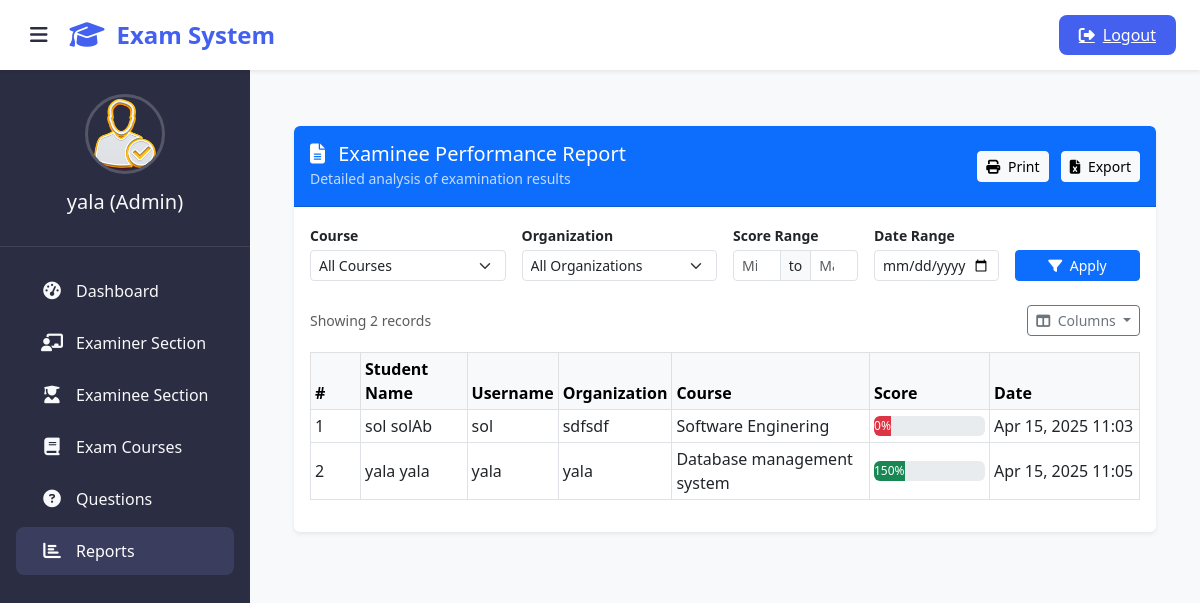
Page /admin-report (signed in) on the earlier database version.
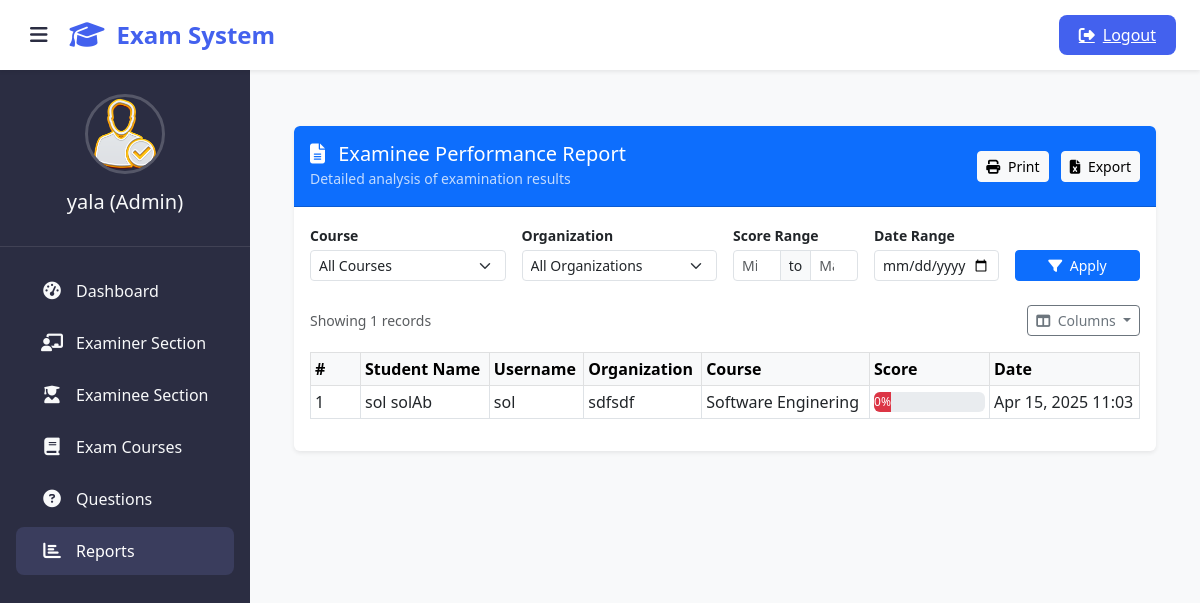
Same page on the later database version.
### exam/models.py (models this page shows, shortened)
class Result(models.Model):
    student = models.ForeignKey(Student,on_delete=models.CASCADE)
    exam = models.ForeignKey(Course,on_delete=models.CASCADE)
    marks = models.PositiveIntegerField()
    date = models.DateTimeField(auto_now=True)

class Course(models.Model):
   course_name = models.CharField(max_length=50)
   question_number = models.PositiveIntegerField()
   total_marks = models.PositiveIntegerField()

### student/models.py (models this page shows, shortened)
class Student(models.Model):
    user=models.OneToOneField(User,on_delete=models.CASCADE)
    address = models.CharField(max_length=40)
    mobile = models.CharField(max_length=20,null=False)
    organization = models.CharField(max_length=200, null=False)
    course = models.ForeignKey(
        'exam.Course',
        on_delete=models.SET_NULL,
        null=True
    )
    @property
    def get_name(self):
        return self.user.first_name+" "+self.user.last_name

### exam/views.py (the view)
# urls.py: path('admin-report', views.report_view, name = 'report-view'),
@login_required(login_url='adminlogin')
def report_view(request):
    courses = models.Course.objects.all()
    organizations = models.Student.objects.values_list('organization', flat=True).distinct()
    results = models.Result.objects.select_related('student', 'exam')
    course_id = request.GET.get('course')
    organization = request.GET.get('organization')
    min_mark = request.GET.get('min_mark')
    max_mark = request.GET.get('max_mark')
    if course_id:
        results = results.filter(exam__id=course_id)
    if organization:
        results = results.filter(student__organization=organization)
    if min_mark:
        results = results.filter(marks__gte=min_mark)
    if max_mark:
        results = results.filter(marks__lte=max_mark)
    context = {
        'results': results,
        'courses': courses,
        'organizations': organizations,
        'selected_course': course_id,
        'selected_org': organization,
        'min_mark': min_mark,
        'max_mark': max_mark,
    }
    return render(request, 'exam/report_view.html', context)

### templates/exam/report_view.html (shortened to what this page needs)
{% extends 'exam/adminbase.html' %}
{% block content %}
<div class="container py-4">
  <div class="card shadow-sm border-0 overflow-hidden">
    <div class="card-header bg-primary text-white d-flex justify-content-between align-items-center py-3">
      <div>
        <h5 class="mb-0"><i class="fas fa-file-alt me-2"></i> Examinee Performance Report</h5>
        <small class="opacity-75">Detailed analysis of examination results</small>
      </div>
      <div>
        <button class="btn btn-light btn-sm me-2" onclick="printReport()">
          <i class="fas fa-print me-1"></i> Print
        </button>
        <button class="btn btn-light btn-sm" onclick="exportToExcel()">
          <i class="fas fa-file-excel me-1"></i> Export
        </button>
      </div>
    </div>
    <div class="card-body">
      <form id="filter-form" method="get" class="row g-3 mb-4">
        <div class="col-md-3">
          <label class="form-label fw-semibold small mb-1">Course</label>
          <select name="course" class="form-select form-select-sm auto-submit">
            <option value="">All Courses</option>
          </select>
        </div>
        <div class="col-md-3">
          <label class="form-label fw-semibold small mb-1">Organization</label>
          <select name="organization" class="form-select form-select-sm auto-submit">
            <option value="">All Organizations</option>
          </select>
        </div>
        <div class="col-md-2">
          <label class="form-label fw-semibold small mb-1">Score Range</label>
          <div class="input-group input-group-sm">
            <input type="number" name="min_mark" value="{{ min_mark }}" class="form-control auto-submit" placeholder="Min" min="0" max="100">
            <span class="input-group-text">to</span>
            <input type="number" name="max_mark" value="{{ max_mark }}" class="form-control auto-submit" placeholder="Max" min="0" max="100">
          </div>
        </div>
        <div class="col-md-2">
          <label class="form-label fw-semibold small mb-1">Date Range</label>
          <input type="date" name="exam_date" class="form-control form-control-sm" value="{{ selected_date }}">
        </div>
        <div class="col-md-2 d-flex align-items-end">
          <button type="submit" class="btn btn-primary btn-sm w-100">
            <i class="fas fa-filter me-1"></i> Apply
          </button>
        </div>
      </form>
      {% if results %}
      <div id="report-section">
        <div class="d-flex justify-content-between align-items-center mb-3">
          <div class="text-muted small">
            Showing {{ results|length }} records
          </div>
          <div class="dropdown">
            <button class="btn btn-outline-secondary btn-sm dropdown-toggle" type="button" data-bs-toggle="dropdown">
              <i class="fas fa-columns me-1"></i> Columns
            </button>
          </div>
        </div>
        <div class="table-responsive">
          <table class="table table-sm table-hover table-bordered align-middle" id="report-table">
            <thead class="table-light">
              <tr>
                <th width="50">#</th>
                <th>Student Name</th>
                <th>Username</th>
                <th>Organization</th>
                <th>Course</th>
                <th width="120">Score</th>
                <th width="150">Date</th>
              </tr>
            </thead>
            <tbody>
              {% for result in results %}
              <tr>
                <td>{{ forloop.counter }}</td>
                <td>{{ result.student.get_name }}</td>
                <td>{{ result.student.user.username }}</td>
                <td>{{ result.student.organization }}</td>
                <td>{{ result.exam.course_name }}</td>
                <td>
                  <div class="progress" style="height: 20px;">
                    <div class="progress-bar {% if result.marks >= 75 %}bg-success{% elif result.marks >= 50 %}bg-warning{% else %}bg-danger{% endif %}"
                         role="progressbar" style="width: {{ result.marks }} %"
                         aria-valuenow="{{ result.marks }}" aria-valuemin="0" aria-valuemax="100">
                      {{ result.marks }}%
                    </div>
                  </div>
                </td>
                <td>{{ result.date|date:"M d, Y H:i" }}</td>
              </tr>
              {% endfor %}
            </tbody>
          </table>
        </div>
      </div>
      {% endif %}
    </div>
  </div>
</div>
{% endblock %}

### templates/exam/adminbase.html (shortened to what this page needs)
<!DOCTYPE html>
{% load static %}
<html lang="en" dir="ltr">
<head>
  <link href="https://cdn.jsdelivr.net/npm/bootstrap@5.3.0/dist/css/bootstrap.min.css" rel="stylesheet">
  <link rel="stylesheet" href="https://cdnjs.cloudflare.com/ajax/libs/font-awesome/6.4.0/css/all.min.css">
</head>
<body>
  <header class="admin-header shadow-sm">
    <button class="sidebar-toggle" id="sidebarToggle">
      <i class="fas fa-bars"></i>
    </button>
    <div class="brand-logo">
      <i class="fas fa-graduation-cap"></i>
      <span>Exam System</span>
    </div>
    <div class="ms-auto">
      <a href="/logout" class="logout-btn">
        <i class="fas fa-sign-out-alt"></i>
        <span>Logout</span>
      </a>
    </div>
  </header>
  <aside class="admin-sidebar">
    <div class="sidebar-profile">
      <img src="{% static 'image/admin-avatar.png' %}" class="profile-img" alt="Admin Avatar">
      <h5 class="profile-name">{{user.username}} (Admin) </h5>
    </div>
    <nav class="sidebar-menu">
      <a href="/admin-dashboard" class="menu-item active">
        <i class="fas fa-tachometer-alt"></i>
        <span>Dashboard</span>
      </a>
      <a href="/admin-teacher" class="menu-item">
        <i class="fas fa-chalkboard-teacher"></i>
        <span>Examiner Section</span>
      </a>
      <a href="/admin-student" class="menu-item">
        <i class="fas fa-user-graduate"></i>
        <span>Examinee Section</span>
      </a>
      <a href="/admin-course" class="menu-item">
        <i class="fas fa-book"></i>
        <span>Exam Courses</span>
      </a>
      <a href="/admin-question" class="menu-item">
        <i class="fas fa-question-circle"></i>
        <span>Questions</span>
      </a>
      <a href="/admin-report" class="menu-item">
        <i class="fas fa-chart-bar"></i>
        <span>Reports</span>
      </a>
    </nav>
  </aside>
  <main class="admin-content">
    {% block content %}
    {% endblock content %}
    {% include "exam/footer.html" %}
  </main>
</body>
</html>

### templates/exam/footer.html (shortened to what this page needs)
<!DOCTYPE html>
<html>
<head>
  <link rel="stylesheet" href="https://maxcdn.bootstrapcdn.com/font-awesome/4.7.0/css/font-awesome.min.css">
</head>
</html>

### templates/exam/adminbase.html (style rules this page uses)
:root { --primary-color: #4361ee; --primary-hover: #3a56d4; --sidebar-color: #2b2d42; --sidebar-hover: #3a3d5d; --content-bg: #f8f9fa; --text-light: #f8f9fa; --text-dark: #2b2d42; --border-radius: 8px; --transition: all 0.3s ease; }
body { font-family: 'Segoe UI', system-ui, -apple-system, sans-serif; background-color: var(--content-bg); color: var(--text-dark); overflow-x: hidden; }
.admin-header { background: white; box-shadow: 0 2px 10px rgba(0,0,0,0.1); height: 70px; position: fixed; top: 0; right: 0; left: 0; z-index: 1030; display: flex; align-items: center; padding: 0 1.5rem; }
.brand-logo { font-weight: 700; font-size: 1.5rem; color: var(--primary-color); display: flex; align-items: center; gap: 0.75rem; }
.brand-logo i { font-size: 1.75rem; }
.admin-sidebar { width: 250px; height: 100vh; position: fixed; top: 70px; left: 0; background: var(--sidebar-color); color: var(--text-light); transition: var(--transition); z-index: 1020; overflow-y: auto; }
.sidebar-profile { text-align: center; padding: 1.5rem 1rem; border-bottom: 1px solid rgba(255,255,255,0.1); }
.profile-img { width: 80px; height: 80px; border-radius: 50%; object-fit: cover; border: 3px solid rgba(255,255,255,0.2); margin-bottom: 1rem; }
.sidebar-menu { padding: 1rem 0; }
.menu-item { display: flex; align-items: center; padding: 0.75rem 1.5rem; color: var(--text-light); text-decoration: none; transition: var(--transition); margin: 0.25rem 1rem; border-radius: var(--border-radius); }
.menu-item:hover, .menu-item.active { background: var(--sidebar-hover); color: white; }
.menu-item i { width: 24px; text-align: center; margin-right: 0.75rem; font-size: 1.1rem; }
.admin-content { margin-left: 250px; margin-top: 70px; padding: 2rem; min-height: calc(100vh - 70px); transition: var(--transition); }
.logout-btn { background: var(--primary-color); color: white; border: none; padding: 0.5rem 1.25rem; border-radius: var(--border-radius); font-weight: 500; transition: var(--transition); display: flex; align-items: center; gap: 0.5rem; }
.sidebar-toggle { background: none; border: none; color: var(--text-dark); font-size: 1.25rem; cursor: pointer; margin-right: 1rem; }

Differences in the rows shown:
removed Result: student.get_name "yala yala", student.user.username "yala", student.organization "yala", exam.course_name "Database management system", marks "150", date "Apr 15, 2025 11:05"
Other differences:
{{ results|length }}: "2" → "1"
